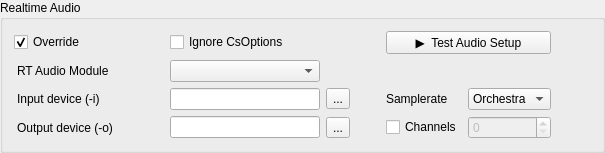
            <widget class="QGroupBox" name="groupBox_12">
             <property name="sizePolicy">
              <sizepolicy hsizetype="Preferred" vsizetype="Fixed">
               <horstretch>0</horstretch>
               <verstretch>0</verstretch>
              </sizepolicy>
             </property>
             <property name="title">
              <string>Realtime Audio</string>
             </property>
             <layout class="QGridLayout" name="gridLayout_21">
              <item row="0" column="0">
               <layout class="QGridLayout" name="gridLayout_19">
                <item row="2" column="0">
                 <widget class="QLabel" name="label_4">
                  <property name="sizePolicy">
                   <sizepolicy hsizetype="Minimum" vsizetype="Preferred">
                    <horstretch>0</horstretch>
                    <verstretch>0</verstretch>
                   </sizepolicy>
                  </property>
                  <property name="minimumSize">
                   <size>
                    <width>0</width>
                    <height>0</height>
                   </size>
                  </property>
                  <property name="toolTip">
                   <string>&lt;html&gt;&lt;head/&gt;&lt;body&gt;&lt;p&gt;Audio device used for input. Use the &amp;quot;...&amp;quot; button to select one of the audio devices available (select the realtime audio module first)&lt;/p&gt;&lt;p&gt;This is equivalent to the &lt;span style=&quot; font-weight:600;&quot;&gt;-i&lt;/span&gt; flag&lt;/p&gt;&lt;/body&gt;&lt;/html&gt;</string>
                  </property>
                  <property name="styleSheet">
                   <string notr="true">padding-right: 6</string>
                  </property>
                  <property name="text">
                   <string>Input device (-i)</string>
                  </property>
                 </widget>
                </item>
                <item row="1" column="0">
                 <widget class="QLabel" name="label_3">
                  <property name="sizePolicy">
                   <sizepolicy hsizetype="Minimum" vsizetype="Preferred">
                    <horstretch>0</horstretch>
                    <verstretch>0</verstretch>
                   </sizepolicy>
                  </property>
                  <property name="toolTip">
                   <string>Audio backend used when running Csound in realtime</string>
                  </property>
                  <property name="styleSheet">
                   <string notr="true">padding-right: 6</string>
                  </property>
                  <property name="text">
                   <string>RT Audio Module</string>
                  </property>
                 </widget>
                </item>
                <item row="3" column="4">
                 <widget class="QCheckBox" name="numChannelsCheckBox">
                  <property name="toolTip">
                   <string>&lt;html&gt;&lt;head/&gt;&lt;body&gt;&lt;p&gt;If active, overrides the number of channels set in the orchestra via the &lt;span style=&quot; font-weight:600;&quot;&gt;nchnls &lt;/span&gt;variable. To set a different number of input channels, set the &lt;span style=&quot; font-weight:600;&quot;&gt;nchnls_i &lt;/span&gt;variable in the orchestra, or use the &lt;span style=&quot; font-weight:600;&quot;&gt;--nchnls_i&lt;/span&gt; flag&lt;/p&gt;&lt;/body&gt;&lt;/html&gt;</string>
                  </property>
                  <property name="text">
                   <string>Channels</string>
                  </property>
                 </widget>
                </item>
                <item row="3" column="5">
                 <widget class="QSpinBox" name="numChannelsSpinBox">
                  <property name="enabled">
                   <bool>false</bool>
                  </property>
                  <property name="sizePolicy">
                   <sizepolicy hsizetype="Expanding" vsizetype="Fixed">
                    <horstretch>0</horstretch>
                    <verstretch>0</verstretch>
                   </sizepolicy>
                  </property>
                  <property name="minimumSize">
                   <size>
                    <width>0</width>
                    <height>0</height>
                   </size>
                  </property>
                  <property name="maximumSize">
                   <size>
                    <width>120</width>
                    <height>16777215</height>
                   </size>
                  </property>
                  <property name="toolTip">
                   <string>&lt;html&gt;&lt;head/&gt;&lt;body&gt;&lt;p&gt;If active, overrides the number of channels set in the orchestra via the &lt;span style=&quot; font-weight:600;&quot;&gt;nchnls &lt;/span&gt;variable. To set a different number of input channels, set the &lt;span style=&quot; font-weight:600;&quot;&gt;nchnls_i &lt;/span&gt;variable in the orchestra, or use the &lt;span style=&quot; font-weight:600;&quot;&gt;--nchnls_i&lt;/span&gt; flag&lt;/p&gt;&lt;/body&gt;&lt;/html&gt;</string>
                  </property>
                 </widget>
                </item>
                <item row="2" column="5">
                 <widget class="QComboBox" name="samplerateComboBox">
                  <property name="sizePolicy">
                   <sizepolicy hsizetype="Expanding" vsizetype="Fixed">
                    <horstretch>0</horstretch>
                    <verstretch>0</verstretch>
                   </sizepolicy>
                  </property>
                  <property name="minimumSize">
                   <size>
                    <width>0</width>
                    <height>0</height>
                   </size>
                  </property>
                  <property name="maximumSize">
                   <size>
                    <width>120</width>
                    <height>16777215</height>
                   </size>
                  </property>
                  <property name="toolTip">
                   <string>&lt;html&gt;&lt;head/&gt;&lt;body&gt;&lt;p&gt;Select the sample rate. &lt;br/&gt;* &lt;span style=&quot; font-weight:600;&quot;&gt;Orchestra &lt;/span&gt;(default): uses the samplerate as defined in the orchestra via the &lt;span style=&quot; font-weight:600;&quot;&gt;sr&lt;/span&gt; variable, If the backend selected does not allow to change the samplerate (jack, coreaudio), then the value of the &lt;span style=&quot; font-weight:600;&quot;&gt;sr&lt;/span&gt; variable cannot differ from the system sr. In such a case, either change the sr value to match the system  or use the &amp;quot;System&amp;quot; setting in this menu&lt;br/&gt;* &lt;span style=&quot; font-weight:600;&quot;&gt;System&lt;/span&gt;: use the samplerate of the system, overriding the value of the sr variable in the orchestra. Not all backends have a system samplerate (jack, coreaudio do, portaudio does not)&lt;br/&gt;* 44100, 48000, etc: Use this as the samplerate, overriding any value set in the orchestra &lt;/p&gt;&lt;/body&gt;&lt;/html&gt;</string>
                  </property>
                  <item>
                   <property name="text">
                    <string>Orchestra</string>
                   </property>
                  </item>
                  <item>
                   <property name="text">
                    <string>System</string>
                   </property>
                  </item>
                  <item>
                   <property name="text">
                    <string>22050</string>
                   </property>
                  </item>
                  <item>
                   <property name="text">
                    <string>44100</string>
                   </property>
                  </item>
                  <item>
                   <property name="text">
                    <string>48000</string>
                   </property>
                  </item>
                  <item>
                   <property name="text">
                    <string>88200</string>
                   </property>
                  </item>
                  <item>
                   <property name="text">
                    <string>96000</string>
                   </property>
                  </item>
                  <item>
                   <property name="text">
                    <string>192000</string>
                   </property>
                  </item>
                 </widget>
                </item>
                <item row="3" column="0">
                 <widget class="QLabel" name="label_5">
                  <property name="sizePolicy">
                   <sizepolicy hsizetype="Minimum" vsizetype="Preferred">
                    <horstretch>0</horstretch>
                    <verstretch>0</verstretch>
                   </sizepolicy>
                  </property>
                  <property name="toolTip">
                   <string>&lt;html&gt;&lt;head/&gt;&lt;body&gt;&lt;p&gt;Audio device used for output. Use the &amp;quot;...&amp;quot; button to select one of the audio devices available (select the realtime audio module first)&lt;/p&gt;&lt;/body&gt;&lt;/html&gt;</string>
                  </property>
                  <property name="styleSheet">
                   <string notr="true">padding-right: 6</string>
                  </property>
                  <property name="text">
                   <string>Output device (-o)</string>
                  </property>
                 </widget>
                </item>
                <item row="0" column="1" colspan="2">
                 <widget class="QCheckBox" name="RtOverrideCheckBox">
                  <property name="toolTip">
                   <string>&lt;html&gt;&lt;head/&gt;&lt;body&gt;&lt;p&gt;If checked, the options set within the tag &lt;span style=&quot; font-weight:600;&quot;&gt;CsOptions&lt;/span&gt; in the .csd file are ignored&lt;/p&gt;&lt;/body&gt;&lt;/html&gt;</string>
                  </property>
                  <property name="text">
                   <string>Ignore CsOptions</string>
                  </property>
                 </widget>
                </item>
                <item row="0" column="4" colspan="2">
                 <widget class="QPushButton" name="testAudioSetupButton">
                  <property name="sizePolicy">
                   <sizepolicy hsizetype="MinimumExpanding" vsizetype="Fixed">
                    <horstretch>0</horstretch>
                    <verstretch>0</verstretch>
                   </sizepolicy>
                  </property>
                  <property name="maximumSize">
                   <size>
                    <width>180</width>
                    <height>16777215</height>
                   </size>
                  </property>
                  <property name="toolTip">
                   <string>Test the current audio/midi setup</string>
                  </property>
                  <property name="styleSheet">
                   <string notr="true"/>
                  </property>
                  <property name="text">
                   <string>▶  Test Audio Setup</string>
                  </property>
                 </widget>
                </item>
                <item row="2" column="4">
                 <widget class="QLabel" name="samplerateLabel">
                  <property name="minimumSize">
                   <size>
                    <width>0</width>
                    <height>0</height>
                   </size>
                  </property>
                  <property name="maximumSize">
                   <size>
                    <width>100</width>
                    <height>16777215</height>
                   </size>
                  </property>
                  <property name="text">
                   <string>Samplerate</string>
                  </property>
                 </widget>
                </item>
                <item row="2" column="2">
                 <widget class="QToolButton" name="audioInputToolButton">
                  <property name="toolTip">
                   <string>Browse a list of input devices</string>
                  </property>
                  <property name="text">
                   <string>...</string>
                  </property>
                 </widget>
                </item>
                <item row="2" column="3">
                 <spacer name="horizontalSpacer_8">
                  <property name="orientation">
                   <enum>Qt::Horizontal</enum>
                  </property>
                  <property name="sizeType">
                   <enum>QSizePolicy::Minimum</enum>
                  </property>
                  <property name="sizeHint" stdset="0">
                   <size>
                    <width>24</width>
                    <height>20</height>
                   </size>
                  </property>
                 </spacer>
                </item>
                <item row="3" column="2">
                 <widget class="QToolButton" name="audioOutputToolButton">
                  <property name="toolTip">
                   <string>Select from a list of output devices</string>
                  </property>
                  <property name="text">
                   <string>...</string>
                  </property>
                 </widget>
                </item>
                <item row="3" column="1">
                 <widget class="QLineEdit" name="RtOutputLineEdit">
                  <property name="minimumSize">
                   <size>
                    <width>100</width>
                    <height>0</height>
                   </size>
                  </property>
                  <property name="toolTip">
                   <string>&lt;html&gt;&lt;head/&gt;&lt;body&gt;&lt;p&gt;Audio device used for output. Use the &amp;quot;...&amp;quot; button to select one of the audio devices available (select the realtime audio module first)&lt;/p&gt;&lt;/body&gt;&lt;/html&gt;</string>
                  </property>
                 </widget>
                </item>
                <item row="2" column="1">
                 <widget class="QLineEdit" name="RtInputLineEdit">
                  <property name="minimumSize">
                   <size>
                    <width>150</width>
                    <height>0</height>
                   </size>
                  </property>
                  <property name="toolTip">
                   <string>&lt;html&gt;&lt;head/&gt;&lt;body&gt;&lt;p&gt;Audio device used for input. Use the &amp;quot;...&amp;quot; button to select one of the audio devices available (select the realtime audio module first)&lt;/p&gt;&lt;/body&gt;&lt;/html&gt;</string>
                  </property>
                 </widget>
                </item>
                <item row="0" column="0">
                 <widget class="QCheckBox" name="RtUseOptionsCheckBox">
                  <property name="minimumSize">
                   <size>
                    <width>150</width>
                    <height>0</height>
                   </size>
                  </property>
                  <property name="text">
                   <string>Override</string>
                  </property>
                  <property name="checked">
                   <bool>true</bool>
                  </property>
                 </widget>
                </item>
                <item row="1" column="1" colspan="3">
                 <widget class="QComboBox" name="RtModuleComboBox">
                  <property name="sizePolicy">
                   <sizepolicy hsizetype="Fixed" vsizetype="Fixed">
                    <horstretch>0</horstretch>
                    <verstretch>0</verstretch>
                   </sizepolicy>
                  </property>
                  <property name="minimumSize">
                   <size>
                    <width>150</width>
                    <height>0</height>
                   </size>
                  </property>
                  <property name="toolTip">
                   <string>Audio backend used when running Csound in realtime</string>
                  </property>
                 </widget>
                </item>
               </layout>
              </item>
              <item row="0" column="1">
               <spacer name="horizontalSpacer_10">
                <property name="orientation">
                 <enum>Qt::Horizontal</enum>
                </property>
                <property name="sizeHint" stdset="0">
                 <size>
                  <width>40</width>
                  <height>20</height>
                 </size>
                </property>
               </spacer>
              </item>
             </layout>
            </widget>
